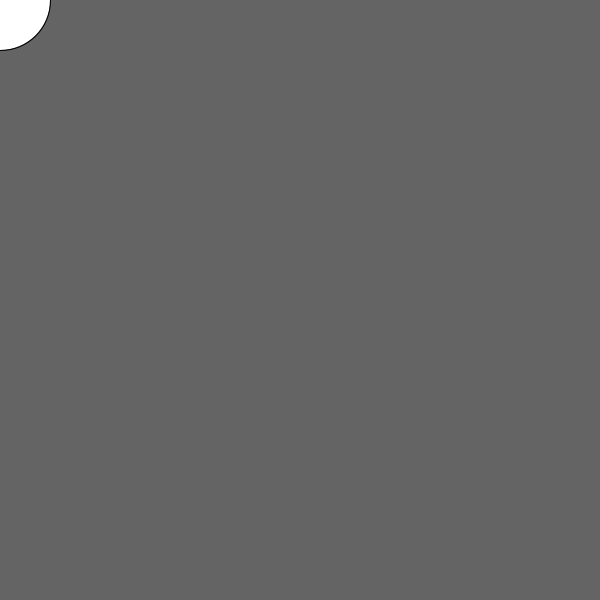
Frame 1 (no input)
Frame 60 (the mouse pressed at the canvas centre just before this capture): identical to frame 1, image omitted
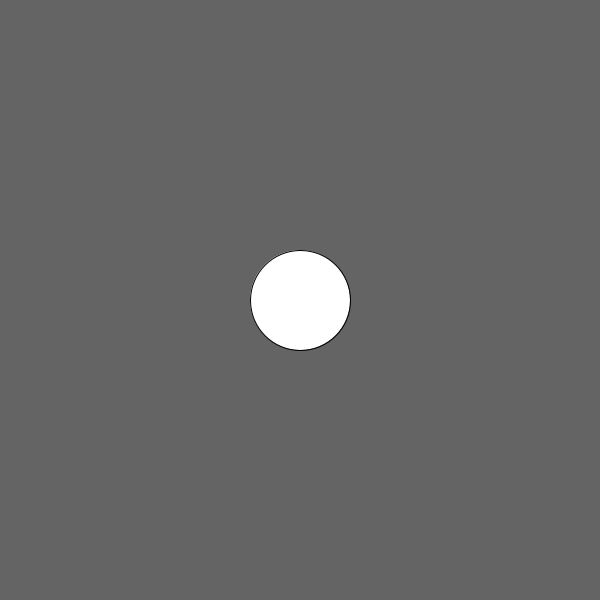
Frame 120 (the mouse held since frame 60 and released just before this capture)

The Processing sketch that drew these frames (run headless with seeded random() and noise(); from frame 60 on, the mouse is pressed at the canvas centre):

// Processing sketch: MouseCreaCirculos
// ── MouseCreaCirculos.pde
float width =100;
float height = 100;



void setup(){
  size(600,600);
}
    

void draw(){
  background(100);
  ellipse(mouseX, mouseY,width, height);
}
